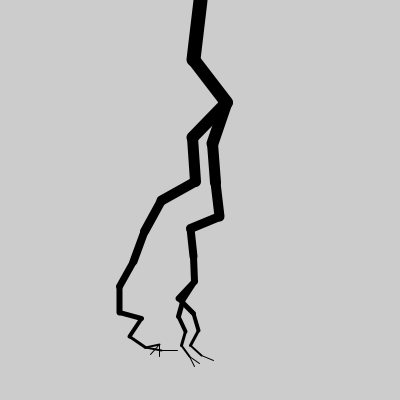
Frame 1 (no input)
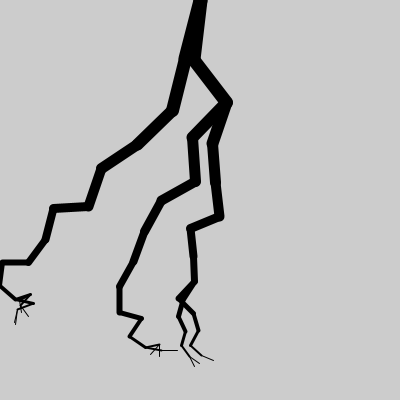
Frame 2 (the mouse pressed at the canvas centre, redrawn once)

The Processing sketch that drew these frames (run headless with seeded random() and noise(); the mouse was pressed at the canvas centre and the sketch redrawn once):

// Processing sketch: sk_recursive_thunder
// ── sk_recursive_thunder.pde
void setup()
{
  size(400, 400);
  noLoop();  // アニメーションしない
}

void draw()
{
  stroke(0);
  strokeWeight(2);
  drawLightning( 200, 0, 60, 90 + random( -20, 20 ), 14 ); // 最初の再帰呼び出し
}

/**
  再帰関数：線を再帰的に短くし，ランダムに回転させながら描画する．
*/
void drawLightning( float fBeginX, float fBeginY, float fLength, float fRot, int iLevel )
{
  if ( iLevel > 0 )  // 再帰の継続条件
  {
    // 線の終点
    float fEndX = fBeginX + cos( radians( fRot ) ) * fLength;
    float fEndY = fBeginY + sin( radians( fRot ) ) * fLength;
    
    strokeWeight( iLevel );
    line( fBeginX, fBeginY, fEndX, fEndY ); // 線を描画
    
    // 子の回転
    float fNewRot = fRot + random( -90, 90 );
    
    // 真横に向いたら逆向きに戻す．
    if( fNewRot > 180 )
    {
      fNewRot -= 160;  
    }
    else if( fNewRot < 0 )
    {
      fNewRot += 160;
    }
    
    // 再帰呼び出し
    drawLightning( fEndX, fEndY, fLength * 0.9, fNewRot, iLevel - 1 );
    
    // ランダムに再帰呼び出しを行う．
    if( random(1) < 0.2 )  // 20%
    {
      drawLightning( fEndX, fEndY, fLength * 0.8, fNewRot + random( -40, 40 ), iLevel - 1 );
    }
  }
}
